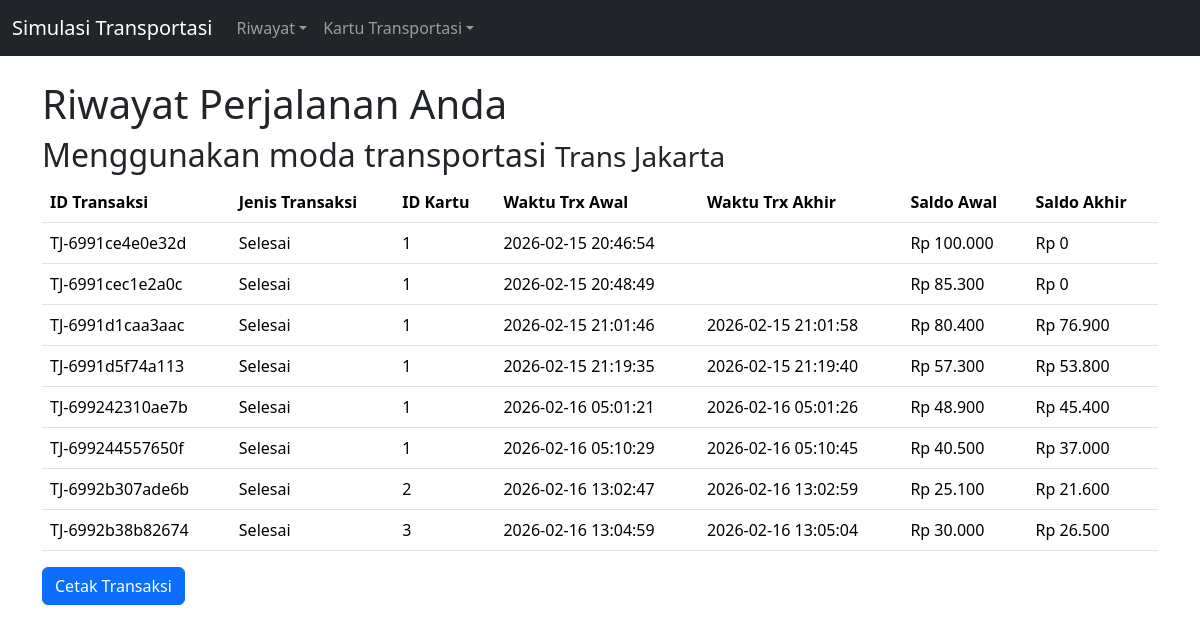
Before: /?page=riwayat_tj with the older database file.
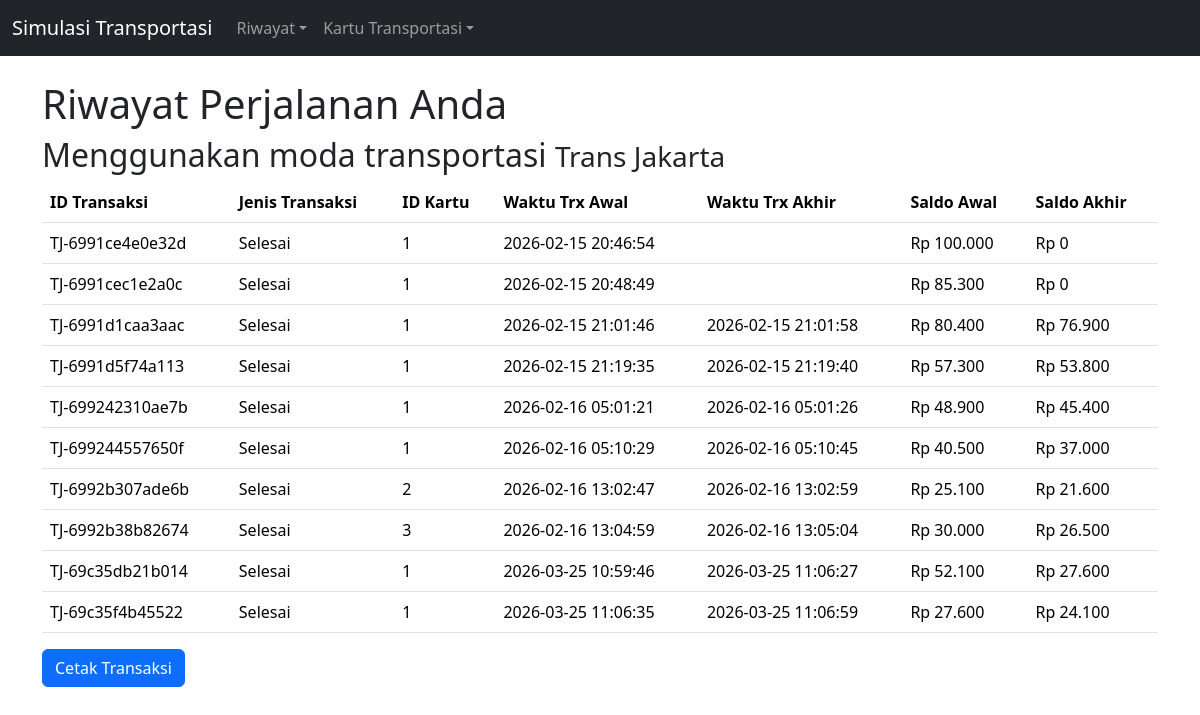
After: the same page with the newer database file.
### tables this page shows
CREATE TABLE `tb_riwayat_trx_tj` (
  `id_trx` varchar(16) NOT NULL,
  `jenis_trx` enum('Proses','Selesai') NOT NULL,
  `id_kartu` int(11) NOT NULL,
  `waktu_trx_awal` datetime NOT NULL,
  `waktu_trx_akhir` datetime DEFAULT NULL,
  `saldo_awal` int(11) NOT NULL,
  `saldo_akhir` int(11) DEFAULT NULL
);

### inc/riwayat/riwayat_tj.php (the view, shortened to what this page needs)
<div class="container" style="margin-top:80px">
	<h1>Riwayat Perjalanan Anda</h1>
	<h2>Menggunakan moda transportasi <small>Trans Jakarta</small></h2>
  	<table class="table table-hover">
	<thead>
		<tr>
		<th>ID Transaksi</th>
		<th>Jenis Transaksi</th>
		<th>ID Kartu</th>
		<th>Waktu Trx Awal</th>
		<th>Waktu Trx Akhir</th>
		<th>Saldo Awal</th>
		<th>Saldo Akhir</th>
		</tr>
	</thead>
	<tbody>
		<?php
        $sql = mysqli_query($connect, "SELECT * from tb_riwayat_trx_tj") or die (mysql_error());
		$cek = mysqli_num_rows($sql);
		if($cek < 1){
			?>
			<tr>
				<td colspan="9" align="center" style="padding: 10px;">Data tidak ditemukan</td>
			</tr>
			<?php
		} else {
			while($data = mysqli_fetch_array($sql)){
			?>
				<tr>
					<td><?php echo $data['id_trx'];?></td>
					<td><?php echo $data['jenis_trx'];?></td>
					<td><?php echo $data['id_kartu'];?></td>
					<td><?php echo $data['waktu_trx_awal'];?></td>
					<td><?php echo $data['waktu_trx_akhir'];?></td>
					<td><?php echo "Rp " . number_format($data['saldo_awal'], 0, ",", ".");?></td>
					<td><?php echo "Rp " . number_format($data['saldo_akhir'], 0, ",", ".");?></td>
				</tr>
			<?php
			}
		}
		?>
	</tbody>
	</table>
</div>
<div class="container">
	<button class="btn btn-primary" data-bs-toggle="modal" data-bs-target="#CetakTransaksi">Cetak Transaksi</button>
</div>

### index.php (shortened to what this page needs)
<!DOCTYPE html>
<html lang="id">
<head>
  <link href="css/bootstrap.css" rel="stylesheet">
</head>
<body>
<nav class="navbar navbar-expand-sm bg-dark navbar-dark fixed-top">
  <div class="container-fluid">
    <a class="navbar-brand" href="/simulasi_transportasi">Simulasi Transportasi</a>
    <div class="collapse navbar-collapse" id="collapsibleNavbar">
      <ul class="navbar-nav">
        <li class="nav-item dropdown">
          <a class="nav-link dropdown-toggle" href="#" role="button" data-bs-toggle="dropdown">Riwayat</a>
        </li>
        <li class="nav-item dropdown">
          <a class="nav-link dropdown-toggle" href="#" role="button" data-bs-toggle="dropdown">Kartu Transportasi</a>
        </li>
      </ul>
    </div>
  </div>
</nav>
<?php
	include "page.php";
?>
</body>
</html>

### page.php
<?php
	$page = @$_GET['page'];
	$action = @$_GET['action'];
	if($page == "riwayat_tj"){
		if($action == ""){
			include "inc/riwayat/riwayat_tj.php";
		} else if($action == "cetak"){
			include "inc/riwayat/cetak_riwayat_tj.php";
		}
	} else if($page == "riwayat_tp"){
		if($action == ""){
			include "inc/riwayat/riwayat_tp.php";
		} else if($action == "cetak"){
			include "inc/riwayat/cetak_riwayat_tp.php";
		}
	} else if($page == "riwayat_cl"){
		if($action == ""){
			include "inc/riwayat/riwayat_krl.php";
		} else if($action == "cetak"){
			include "inc/riwayat/cetak_riwayat_krl.php";
		}
	} else if($page == "kartu"){
		if($action == ""){
			include "inc/kartu/list_kartu.php";
		} else if($action == "tambah"){
			include "inc/kartu/tambah_kartu.php";
		} else if($action == "edit"){
			include "inc/kartu/edit_kartu.php";
		} else if($action == "hapus"){
			include "inc/kartu/hapus_kartu.php";
		}
	} else if($page == "topup_kartu"){
		if($action == ""){
			include "inc/kartu/topup_kartu.php";
		}
	} else if($page == ""){
		include "utama.php";
	} else {
		echo "Error 404: Halaman tidak ditemukan";
	}
?>

Changed rows visible on the page:
added tb_riwayat_trx_tj: id_trx "TJ-69c35db21b014", jenis_trx "Selesai", id_kartu "1", waktu_trx_awal "2026-03-25 10:59:46", waktu_trx_akhir "2026-03-25 11:06:27", saldo_awal "52.100", saldo_akhir "27.600"
added tb_riwayat_trx_tj: id_trx "TJ-69c35f4b45522", jenis_trx "Selesai", id_kartu "1", waktu_trx_awal "2026-03-25 11:06:35", waktu_trx_akhir "2026-03-25 11:06:59", saldo_awal "27.600", saldo_akhir "24.100"
